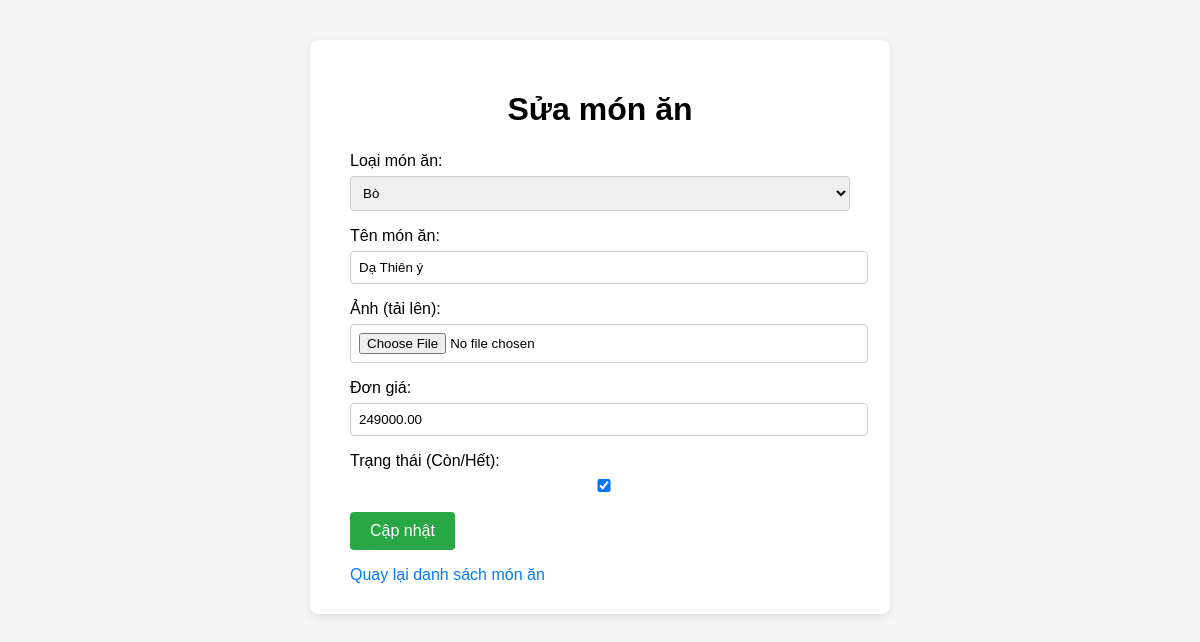
Screenshot of /account/sua-mon-an/1/ with the database file from the repository.
### account/models.py (models this page shows, shortened)
class MonAn(models.Model):
    IdLoaiMonAn = models.ForeignKey(LoaiMonAn, on_delete=models.CASCADE)
    TenMonAn = models.CharField(max_length=100)
    Anh = models.CharField(max_length=255)  # Đổi sang CharField để lưu đường dẫn ảnh
    DonGia = models.DecimalField(max_digits=12, decimal_places=2)
    TrangThai = models.BooleanField(default=True)  # Luôn mặc định là còn

### account/views.py (the view)
# urls.py: path('sua-mon-an/<int:monan_id>/', views.sua_monan_view, name='sua_monan'),
def sua_monan_view(request, monan_id):
    monan = get_object_or_404(MonAn, id=monan_id)
    if request.method == 'POST':
        form = MonAnForm(request.POST, request.FILES, instance=monan)
        if form.is_valid():
            form.save()
            return redirect('danh_sach_mon_an')
    else:
        form = MonAnForm(instance=monan)
    return render(request, 'them_monan.html', {'form': form, 'is_update': True, 'monan': monan})

### account/views.py (shortened to what this page needs)
class MonAnForm(forms.ModelForm):
    class Meta:
        model = MonAn
        fields = ['IdLoaiMonAn', 'TenMonAn', 'Anh', 'DonGia', 'TrangThai']
        labels = {
            'IdLoaiMonAn': 'Loại món ăn',
            'TenMonAn': 'Tên món ăn',
            'Anh': 'Ảnh (tải lên)',
            'DonGia': 'Đơn giá',
            'TrangThai': 'Trạng thái (Còn/Hết)',
        }
    Anh = forms.ImageField(label='Ảnh (tải lên)', required=False)

### account/models.py (called while the page is built)
    def __str__(self):
        return self.TenLoaiMon

### account/templates/them_monan.html (shortened to what this page needs)
<!DOCTYPE html>
<html lang="vi">
<head>
</head>
<body>
    <div class="container">
        <h1>{% if is_update %}Sửa món ăn{% else %}Thêm món ăn{% endif %}</h1>
        <form method="post" enctype="multipart/form-data">
            {{ form.as_p }}
            <button type="submit">{% if is_update %}Cập nhật{% else %}Thêm{% endif %}</button>
        </form>
        <a href="{% url 'danh_sach_mon_an' %}">Quay lại danh sách món ăn</a>
    </div>
</body>
</html>

### account/templates/them_monan.html (style rules this page uses)
body { font-family: Arial, sans-serif; background: #f5f5f5; }
.container { max-width: 500px; margin: 40px auto; background: #fff; padding: 30px 40px; border-radius: 8px; box-shadow: 0 2px 8px rgba(0,0,0,0.1); }
h1 { text-align: center; margin-bottom: 24px; }
form { margin-top: 16px; }
label { display: block; margin-bottom: 6px; }
input, select { width: 100%; padding: 8px; border: 1px solid #ccc; border-radius: 4px; }
button { padding: 10px 20px; background: #28a745; color: #fff; border: none; border-radius: 4px; font-size: 16px; }
a { display: inline-block; margin-top: 16px; color: #007bff; text-decoration: none; }

### rows the page displays
MonAn: IdLoaiMonAn "Bò", TenMonAn "Dạ Thiên ý", DonGia "249000.00", TrangThai "☑"
